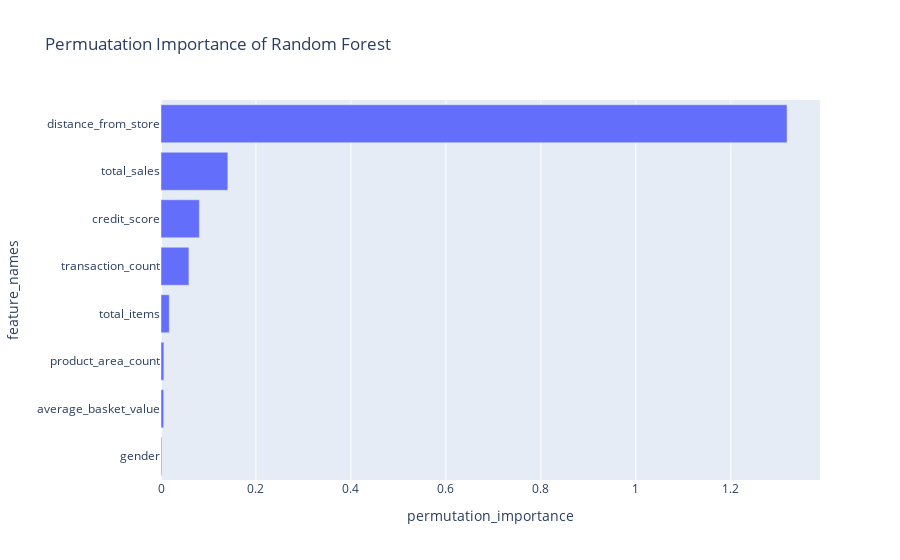

Notebook code cell kept with this figure:
### Code cell
fig = px.bar(permutation_importance_summary, x = 'permutation_importance', y= 'feature_names', title = 'Permuatation Importance of Random Forest')
fig.show()

### Figure 1 — Plotly figure (JSON) as saved in the notebook; plotly's stock layout.template omitted (floating-point values rounded to 4 significant figures)
{"data": [{"alignmentgroup": "True", "hovertemplate": "permutation_importance=%{x}<br>feature_names=%{y}<extra></extra>", "legendgroup": "", "marker": {"color": "#636efa", "pattern": {"shape": ""}}, "name": "", "offsetgroup": "", "orientation": "h", "showlegend": false, "textposition": "auto", "type": "bar", "x": [0.001647, 0.005725, 0.006037, 0.01741, 0.05877, 0.08078, 0.1408, 1.318], "xaxis": "x", "y": ["gender", "average_basket_value", "product_area_count", "total_items", "transaction_count", "credit_score", "total_sales", "distance_from_store"], "yaxis": "y"}], "layout": {"barmode": "relative", "legend": {"tracegroupgap": 0}, "title": {"text": "Permuatation Importance of Random Forest"}, "xaxis": {"anchor": "y", "domain": [0, 1], "title": {"text": "permutation_importance"}}, "yaxis": {"anchor": "x", "domain": [0, 1], "title": {"text": "feature_names"}}}}
